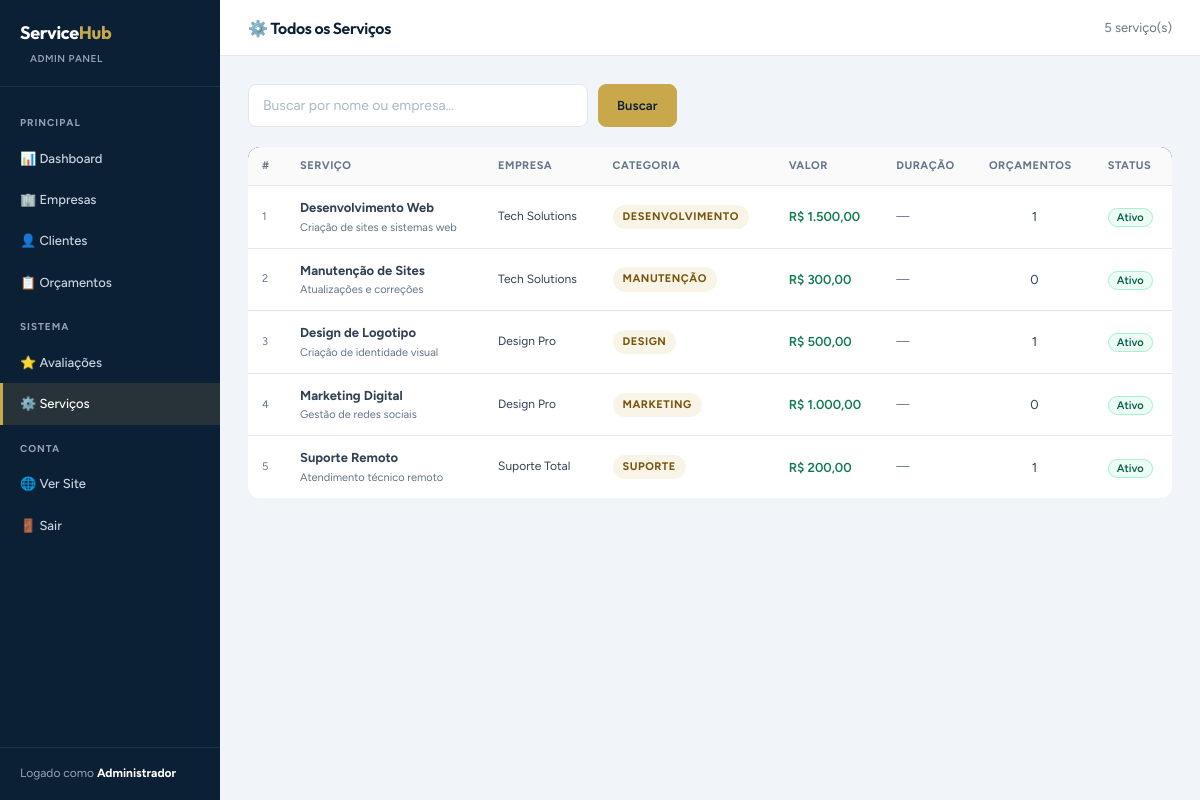
Before: /admin/servicos.php (signed in) with the older database file.
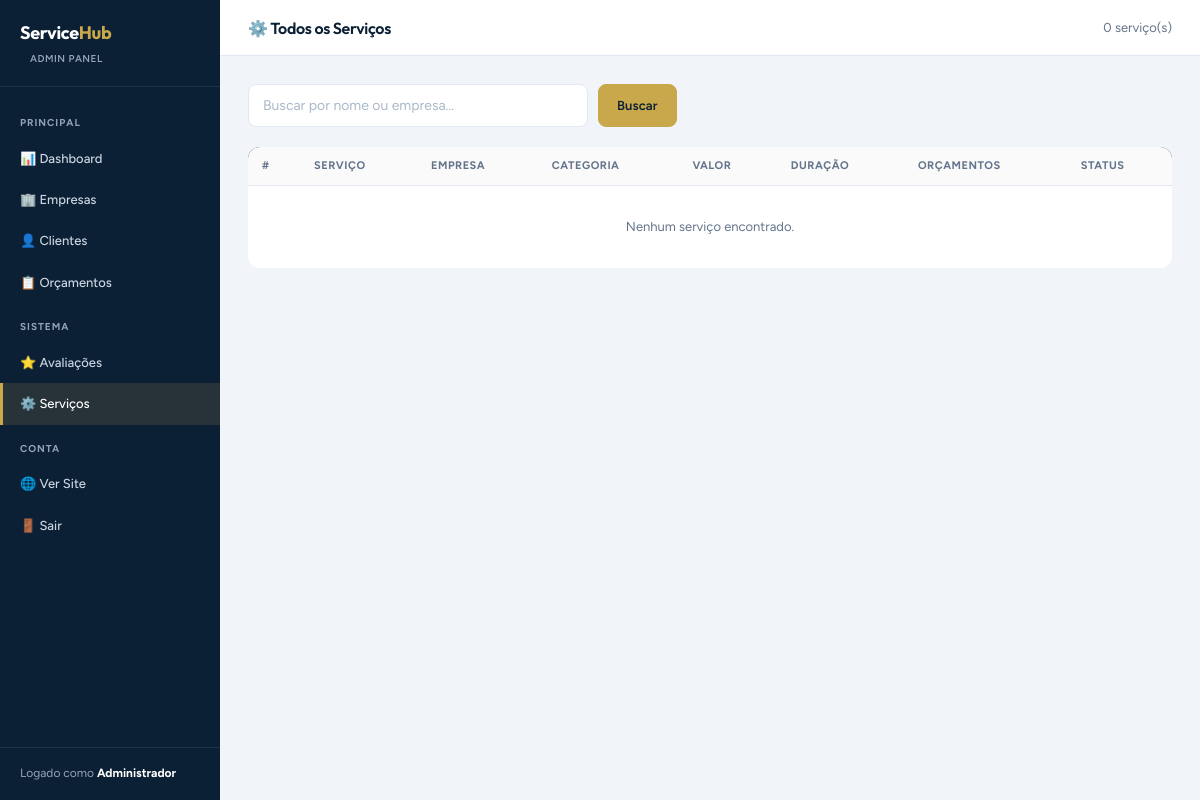
After: the same page with the newer database file.
### tables this page shows
CREATE TABLE servicos (
    id INT AUTO_INCREMENT PRIMARY KEY,
    empresa_id INT,
    nome VARCHAR(100) NOT NULL,
    descricao TEXT,
    valor DECIMAL(10,2) NULL COMMENT 'NULL = valor a definir',
    duracao_estimada INT COMMENT 'Duração em horas',
    categoria VARCHAR(50),
    status TINYINT DEFAULT 1 COMMENT '1=Ativo, 0=Inativo',
    created_at TIMESTAMP DEFAULT CURRENT_TIMESTAMP,
    updated_at TIMESTAMP DEFAULT CURRENT_TIMESTAMP ON UPDATE CURRENT_TIMESTAMP,
    FOREIGN KEY (empresa_id) REFERENCES empresas(id) ON DELETE CASCADE
);

CREATE TABLE empresas (
    id INT AUTO_INCREMENT PRIMARY KEY,
    nome_empresa VARCHAR(100) NOT NULL,
    email VARCHAR(100) NOT NULL UNIQUE,
    senha VARCHAR(255) NOT NULL,
    cnpj VARCHAR(20) UNIQUE,
    telefone VARCHAR(20),
    endereco TEXT,
    descricao TEXT,
    logo VARCHAR(255),
    site VARCHAR(100),
    status TINYINT DEFAULT 1 COMMENT '1=Ativa, 0=Inativa',
    created_at TIMESTAMP DEFAULT CURRENT_TIMESTAMP,
    updated_at TIMESTAMP DEFAULT CURRENT_TIMESTAMP ON UPDATE CURRENT_TIMESTAMP
);

### admin/servicos.php (the view, shortened to what this page needs)
<?php
require_once '../includes/config.php';
$busca = trim($_GET['busca'] ?? '');
$page  = max(1, (int)($_GET['page'] ?? 1));
$limit = 20; $offset = ($page-1)*$limit;
$where  = $busca ? "WHERE s.nome LIKE ? OR e.nome_empresa LIKE ?" : '';
$params = $busca ? ["%$busca%","%$busca%"] : [];
$total = $pdo->prepare("SELECT COUNT(*) FROM servicos s LEFT JOIN empresas e ON e.id=s.empresa_id $where");
$total->execute($params); $total = $total->fetchColumn();
$stmt = $pdo->prepare("SELECT s.*, e.nome_empresa, (SELECT COUNT(*) FROM orcamentos o WHERE o.servico_id=s.id) AS total_orc FROM servicos s LEFT JOIN empresas e ON e.id=s.empresa_id $where ORDER BY s.created_at DESC LIMIT ? OFFSET ?");
$stmt->bindValue(count($params)+1,$limit,PDO::PARAM_INT);
$stmt->bindValue(count($params)+2,$offset,PDO::PARAM_INT);
$stmt->execute(); $servicos = $stmt->fetchAll();
?>
<!DOCTYPE html>
<html lang="pt-BR">
<head>
  <link rel="stylesheet" href="../css/estilo.css">
</head>
<body>
<aside class="admin-sidebar">
  <div class="sidebar-logo"><h1>Service<span>Hub</span></h1><div class="badge">ADMIN PANEL</div></div>
  <nav class="sidebar-nav">
    <div class="section-label">Principal</div>
    <a href="index.php">📊 Dashboard</a>
    <a href="empresas.php">🏢 Empresas</a>
    <a href="clientes.php">👤 Clientes</a>
    <a href="orcamentos.php">📋 Orçamentos</a>
    <div class="section-label">Sistema</div>
    <a href="avaliacoes.php">⭐ Avaliações</a>
    <a href="servicos.php" class="active">⚙️ Serviços</a>
    <div class="section-label">Conta</div>
    <a href="../index.php" target="_blank">🌐 Ver Site</a>
    <a href="logout.php">🚪 Sair</a>
  </nav>
  <div class="sidebar-footer" style="font-size:12px;color:var(--slate);">Logado como <strong style="color:#fff;"><?= htmlspecialchars($_SESSION['admin_nome']) ?></strong></div>
</aside>
<div class="main-wrap">
  <div class="top-bar">
    <h2 style="font-size:16px;font-weight:600;">⚙️ Todos os Serviços</h2>
    <span style="font-size:13px;color:var(--text-muted);"><?= number_format($total) ?> serviço(s)</span>
  </div>
  <div class="content">
    <form method="get" style="display:flex;gap:10px;margin-bottom:20px;">
      <input type="text" name="busca" class="form-control" placeholder="Buscar por nome ou empresa…" value="<?= htmlspecialchars($busca) ?>" style="max-width:340px;">
      <button type="submit" class="btn btn-primary">Buscar</button>
    </form>
    <table class="admin-table">
      <thead><tr><th>#</th><th>Serviço</th><th>Empresa</th><th>Categoria</th><th>Valor</th><th>Duração</th><th>Orçamentos</th><th>Status</th></tr></thead>
      <tbody>
        <?php foreach ($servicos as $s): ?>
        <tr>
          <td style="color:var(--text-muted);font-size:11px;"><?= $s['id'] ?></td>
          <td>
            <strong><?= htmlspecialchars($s['nome']) ?></strong>
            <?php if ($s['descricao']): ?><div style="font-size:11px;color:var(--text-muted);"><?= htmlspecialchars(mb_substr($s['descricao'],0,60)) ?></div><?php endif; ?>
          </td>
          <td style="font-size:12px;"><?= htmlspecialchars($s['nome_empresa'] ?? '—') ?></td>
          <td><?= $s['categoria'] ? "<span class='badge badge-primary'>".htmlspecialchars($s['categoria'])."</span>" : '—' ?></td>
          <td style="font-weight:600;color:var(--green);">R$ <?= number_format($s['valor'],2,',','.') ?></td>
          <td style="font-size:12px;color:var(--text-muted);"><?= $s['duracao_estimada'] ? $s['duracao_estimada'].'h' : '—' ?></td>
          <td style="text-align:center;"><?= $s['total_orc'] ?></td>
          <td><?= $s['status'] ? "<span style='background:#ecfdf5;color:#065f46;border:1px solid #a7f3d0;padding:2px 8px;border-radius:100px;font-size:11px;font-weight:600;'>Ativo</span>" : "<span style='background:#fef2f2;color:#b91c1c;border:1px solid #fecaca;padding:2px 8px;border-radius:100px;font-size:11px;font-weight:600;'>Inativo</span>" ?></td>
        </tr>
        <?php endforeach; ?>
        <?php if (empty($servicos)): ?>
        <tr><td colspan="8" style="text-align:center;padding:30px;color:var(--text-muted);">Nenhum serviço encontrado.</td></tr>
        <?php endif; ?>
      </tbody>
    </table>
  </div>
</div>
</body>
</html>

Changed rows visible on the page:
removed servicos: id "1", nome "Desenvolvimento Web", descricao "Criação de sites e sistemas web", empresa.nome_empresa "Tech Solutions", categoria "DESENVOLVIMENTO", valor "1.500,00", total_orc "1", status "Ativo"
removed servicos: id "2", nome "Manutenção de Sites", descricao "Atualizações e correções", empresa.nome_empresa "Tech Solutions", categoria "MANUTENÇÃO", valor "300,00", total_orc "0", status "Ativo"
removed servicos: id "3", nome "Design de Logotipo", descricao "Criação de identidade visual", empresa.nome_empresa "Design Pro", categoria "DESIGN", valor "500,00", total_orc "1", status "Ativo"
removed servicos: id "4", nome "Marketing Digital", descricao "Gestão de redes sociais", empresa.nome_empresa "Design Pro", categoria "MARKETING", valor "1.000,00", total_orc "0", status "Ativo"
removed servicos: id "5", nome "Suporte Remoto", descricao "Atendimento técnico remoto", empresa.nome_empresa "Suporte Total", categoria "SUPORTE", valor "200,00", total_orc "1", status "Ativo"
Other visible differences:
$total: "5" → "0"
text now shown: "Nenhum serviço encontrado."
